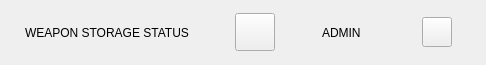
        <widget class="QFrame" name="frame_header">
         <property name="maximumSize">
          <size>
           <width>16777215</width>
           <height>65</height>
          </size>
         </property>
         <layout class="QHBoxLayout" name="horizontalLayout_header">
          <property name="leftMargin">
           <number>25</number>
          </property>
          <property name="rightMargin">
           <number>25</number>
          </property>
          <item>
           <widget class="QLabel" name="labelTitle">
            <property name="text">
             <string>WEAPON STORAGE STATUS</string>
            </property>
           </widget>
          </item>
          <item>
           <spacer name="horizontalSpacer_header">
            <property name="orientation">
             <enum>Qt::Horizontal</enum>
            </property>
            <property name="sizeHint" stdset="0">
             <size>
              <width>40</width>
              <height>20</height>
             </size>
            </property>
           </spacer>
          </item>
          <item>
           <widget class="QPushButton" name="btRefresh">
            <property name="minimumSize">
             <size>
              <width>0</width>
              <height>38</height>
             </size>
            </property>
            <property name="text">
             <string/>
            </property>
            <property name="icon">
             <iconset>
              <normaloff>../assets/icon/arrows-rotate-solid-full.svg</normaloff>../assets/icon/arrows-rotate-solid-full.svg</iconset>
            </property>
            <property name="iconSize">
             <size>
              <width>20</width>
              <height>20</height>
             </size>
            </property>
           </widget>
          </item>
          <item>
           <widget class="QFrame" name="frame_user">
            <property name="maximumSize">
             <size>
              <width>180</width>
              <height>16777215</height>
             </size>
            </property>
            <layout class="QHBoxLayout" name="horizontalLayout_user">
             <property name="spacing">
              <number>8</number>
             </property>
             <property name="topMargin">
              <number>0</number>
             </property>
             <property name="bottomMargin">
              <number>0</number>
             </property>
             <item>
              <widget class="QLabel" name="labelUserIcon">
               <property name="minimumSize">
                <size>
                 <width>24</width>
                 <height>24</height>
                </size>
               </property>
               <property name="maximumSize">
                <size>
                 <width>24</width>
                 <height>24</height>
                </size>
               </property>
               <property name="text">
                <string/>
               </property>
               <property name="pixmap">
                <pixmap>../assets/icon/user-regular-full.svg</pixmap>
               </property>
               <property name="scaledContents">
                <bool>true</bool>
               </property>
              </widget>
             </item>
             <item>
              <widget class="QLabel" name="lbUser">
               <property name="minimumSize">
                <size>
                 <width>100</width>
                 <height>0</height>
                </size>
               </property>
               <property name="text">
                <string>ADMIN</string>
               </property>
              </widget>
             </item>
             <item>
              <widget class="QPushButton" name="btLogout">
               <property name="minimumSize">
                <size>
                 <width>30</width>
                 <height>30</height>
                </size>
               </property>
               <property name="maximumSize">
                <size>
                 <width>30</width>
                 <height>30</height>
                </size>
               </property>
               <property name="text">
                <string/>
               </property>
               <property name="icon">
                <iconset>
                 <normaloff>../assets/icon/arrow-right-from-bracket-solid-full.svg</normaloff>../assets/icon/arrow-right-from-bracket-solid-full.svg</iconset>
               </property>
               <property name="iconSize">
                <size>
                 <width>25</width>
                 <height>25</height>
                </size>
               </property>
              </widget>
             </item>
            </layout>
           </widget>
          </item>
         </layout>
        </widget>
